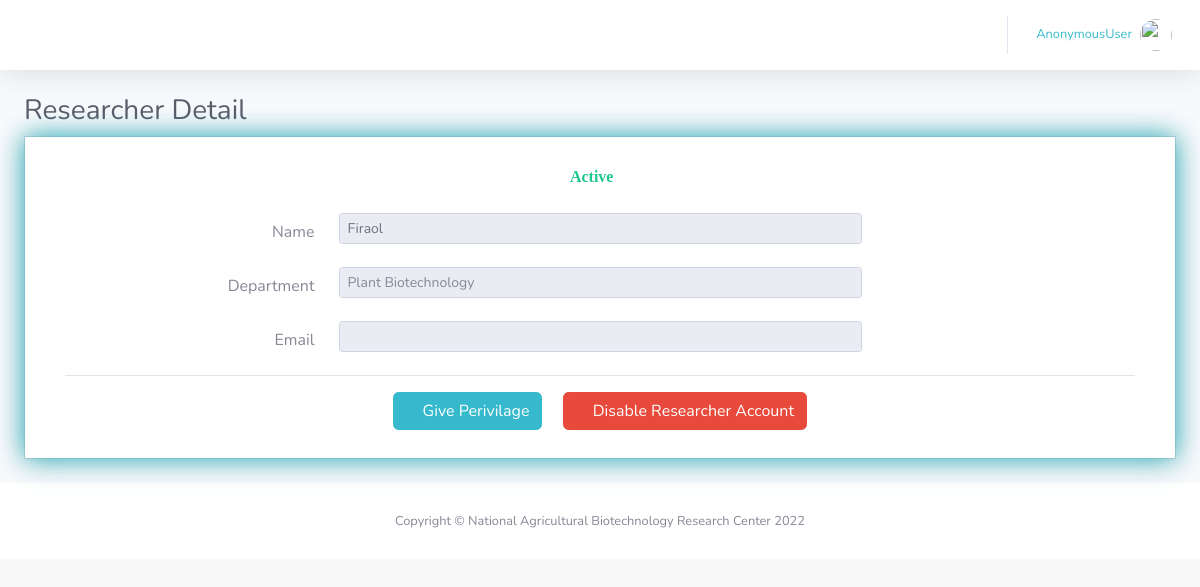
Page /researcherDetail/26/ on the earlier database version.
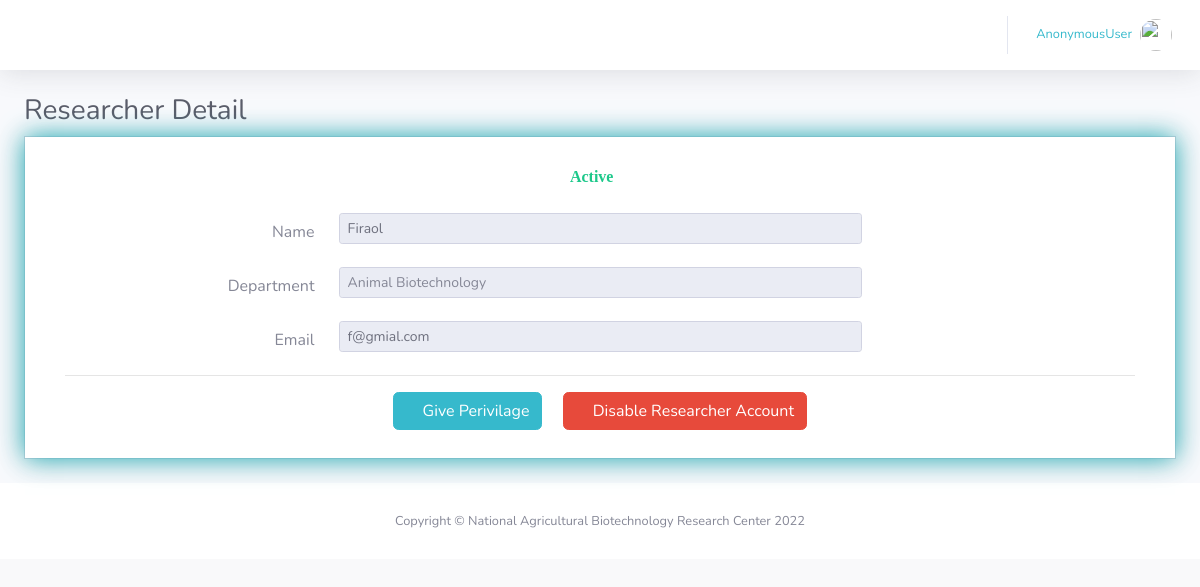
Same page on the later database version.
### account/models.py (models this page shows, shortened)
class Researcher(models.Model):
    Department = (
        ('Microbial Biotechnology', 'Microbial Biotechnology'),
        ('Animal Biotechnology', 'Animal Biotechnology'),
        ('Plant Biotechnology', 'Plant Biotechnology'),
    )
    researcher = models.OneToOneField(User, null=True, on_delete=models.CASCADE )
    name = models.CharField(max_length=100, null=True)
    department =  models.CharField(max_length=100, choices=Department, default='-')
    permission = models.BooleanField(default=False)

### account/views.py (the view)
# urls.py: path('researcherDetail/<int:pk>/', views.researcherDetail, name='researcherDetail'),
def researcherDetail(request,pk):
    researcher = Researcher.objects.get(id = pk)
    context = {'researcher': researcher}
    return render(request, 'department/researcher_detail.html',context )

### templates/department/researcher_detail.html (shortened to what the changed rows need)
{% extends 'main.html'%}
{% load static %}
{%block content%}
         <div class="container-fluid">
            <h1 class="h3 mb-2 text-gray-800">Researcher Detail</h1>
            <div class="card shadow mb-4">
                <div class="card-body" style="box-shadow:0 0 25px 0 rgb(29, 175, 185);" >
                    <div class="col-auto" >
                        {% if researcher %}
                                    <div class="p-2">
                                      <center>
                                {%if researcher.researcher.is_active and researcher.permission %}
                                <i class="fas fa-success fa-1x text-success"> Department Privilaged</i>  <i class="fas fa-check-circle fa-1x text-success"></i>
                                {%elif researcher.researcher.is_active%}
                                <i class="fas fa-success fa-1x text-success"> Active </i>  <i class="fas fa-check-circle fa-1x text-success"></i>
                                {%else%}
                                <i class="fas fa-success fa-1x text-danger"> <strike> Active</strike></i>  <i class="fas fa-minus-circle fa-1x text-danger"></i>
                                {%endif%}
                            </center>
                                                <br>
                                            <div class="form-group row">
                                                <label class="col-sm-3 col-form-label" align="right">Name</label>
                                                <div class="col-sm-6">
                                                    <input type="text" id="order_date" name="order_date" readonly class="form-control form-control-sm" value="{{researcher.name|title}}">
                                                </div>
                                            </div>
                                            <div class="form-group row">
                                                <label class="col-sm-3 col-form-label" align="right">Department</label>
                                                <div class="col-sm-6">
                                                    <input type="text" id="cust_name" name="pnumber"  readonly class="form-control form-control-sm" placeholder="{{researcher.department}}"/>
                                                </div>
                                            </div>
                                        <div class="form-group row">
                                        <label for="net_total" class="col-sm-3 col-form-label" align="right">Email </label>
                                        <div class="col-sm-6">
                                            <input type="text" readonly name="tinnumber" class="form-control form-control-sm" id="net_total" value="{{researcher.researcher.email}}"/>
                                        </div>
                                        </div>
                                        <hr>
                                        <center>
                                            {%if researcher.researcher.is_active and researcher.permission %}
                                            <a href="#"  data-toggle="modal" data-target="#permission" class="btn btn-info"><i class="fas fa-minus-circle fa-1x text-white"></i> Revoke Privilage</a> &nbsp;&nbsp;&nbsp;
                                            {%elif researcher.researcher.is_active and researcher.permission == False %}
                                            <a href="#"  data-toggle="modal" data-target="#permission" class="btn btn-info"><i class="fas fa-check-circle fa-1x text-white"></i> Give Perivilage</a> &nbsp;&nbsp;&nbsp;
                                            {%endif%}
                                            {%if researcher.researcher.is_active %}
                                            <a href="#"  data-toggle="modal" data-target="#account" class="btn btn-danger"><i class="fas fa-trash fa-1x text-white"></i> Disable Researcher Account</a>
                                            {%else%}
                                            <a href="#"  data-toggle="modal" data-target="#account" class="btn btn-success"><i class="fas fa-check fa-1x text-white"></i> Enable Researcher Account</a>
                                            {%endif%}
                                            </center>
                                        {%endif%}
                                    </div>
                                </div>
                </div>
            </div>
        </div>
{% endblock %}

Differences in the rows shown:
changed Researcher "Firaol": pnumber "Plant Biotechnology" → "Animal Biotechnology"; tinnumber (not shown) → "f@gmial.com"
